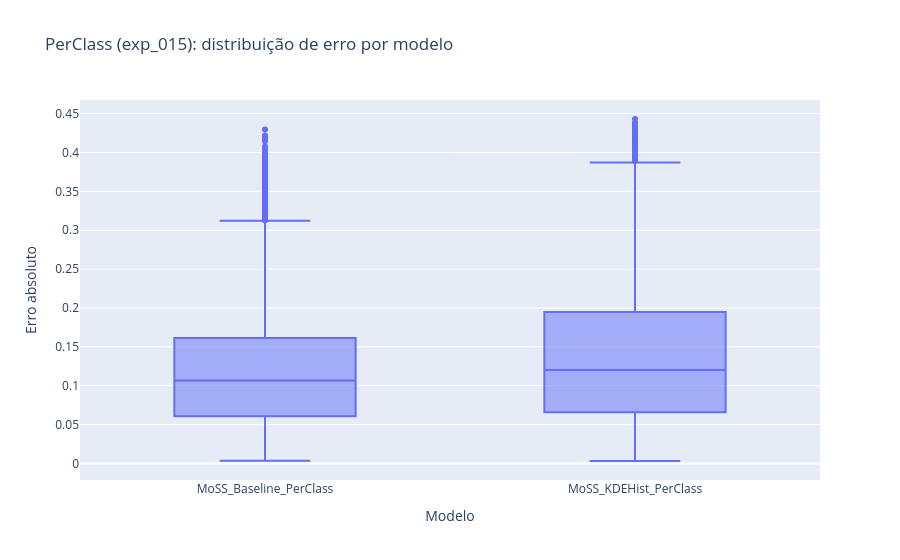

Notebook code cell kept with this figure:
### Code cell
fig = px.box(
    perclass_df,
    x='modelo',
    y='erro',
    points='outliers',
    title='PerClass (exp_015): distribuição de erro por modelo'
)
fig.update_layout(xaxis_title='Modelo', yaxis_title='Erro absoluto')
fig.show()

### Figure 1 — Plotly figure (JSON) as saved in the notebook; plotly's stock layout.template omitted (floating-point values rounded to 4 significant figures; data arrays with more than 128 entries replaced by an {"elided": "..."} marker saying what was removed)
{"data": [{"alignmentgroup": "True", "boxpoints": "outliers", "hovertemplate": "modelo=%{x}<br>erro=%{y}<extra></extra>", "legendgroup": "", "marker": {"color": "#636efa"}, "name": "", "notched": false, "offsetgroup": "", "orientation": "v", "showlegend": false, "type": "box", "x": {"elided": "14400 str values"}, "x0": " ", "xaxis": "x", "y": {"elided": "14400 float values"}, "y0": " ", "yaxis": "y"}], "layout": {"boxmode": "group", "legend": {"tracegroupgap": 0}, "title": {"text": "PerClass (exp_015): distribuição de erro por modelo"}, "xaxis": {"anchor": "y", "domain": [0, 1], "title": {"text": "Modelo"}}, "yaxis": {"anchor": "x", "domain": [0, 1], "title": {"text": "Erro absoluto"}}}}
